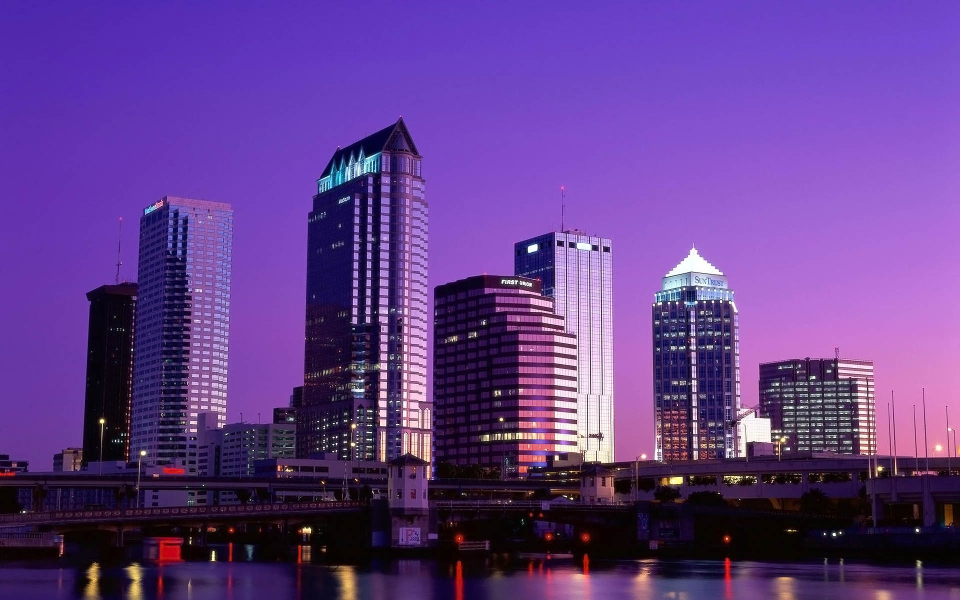
#> input picture image.jpg, 1920 x 1200 px (shown at 1/2 size)
$ jupyter execute '04)GEOMETRIC TRANSFORMATIONS.ipynb'
#> lines starting #> are read from the running program, lines starting #| are printed output that depends on the picture
# GEOMETRIC TRANSFORMATIONS

[cell 1]
import cv2
import numpy as np
from matplotlib import pyplot as plt

image = cv2.imread("image.jpg")
#> image is the input picture: shape (1200, 1920, 3); mean B, G, R 139.1, 61.4, 99.6

[cell 2]
height , width = image.shape[:2]
#> height = 1200; width = 1920

rotated_matrix = cv2.getRotationMatrix2D((width/2 , height/2) , 45 , 1)
rotated_image = cv2.warpAffine(image , rotated_matrix , (width,height))
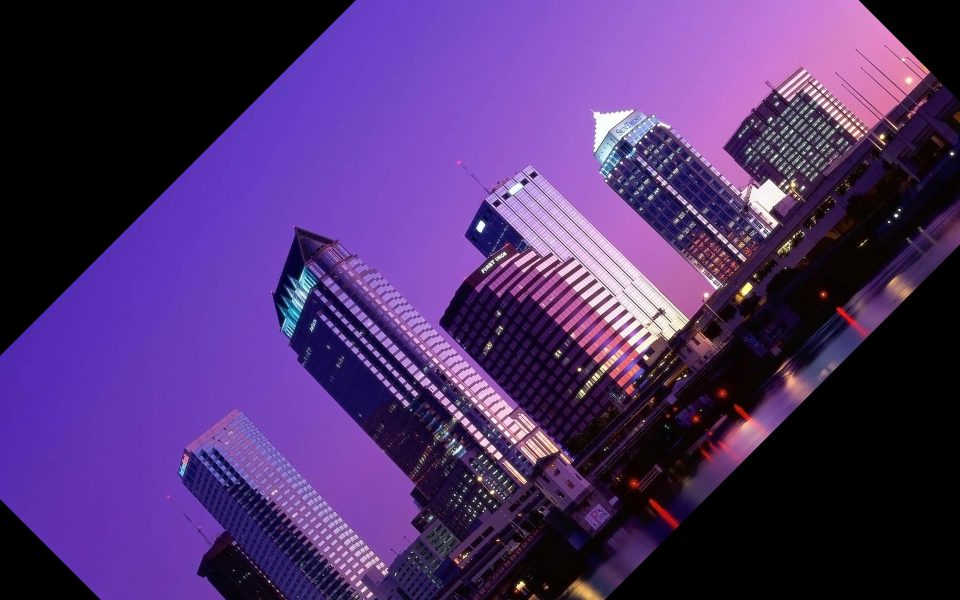
#> rotated_image: shape (1200, 1920, 3) (shown at 1/2 size); mean B, G, R 106.2, 48.2, 77.3

# Convert it in the RGB
rotated_rgb = cv2.cvtColor(rotated_image , cv2.COLOR_BGR2RGB)
original_rgb = cv2.cvtColor(image , cv2.COLOR_BGR2RGB)


plt.figure(figsize=(12, 5))

plt.subplot(1, 2, 1)
plt.imshow(original_rgb)
plt.title('🎨 Original')
plt.axis('off')

plt.subplot(1, 2, 2)
plt.imshow(rotated_rgb)
plt.title('🔄 Rotated 45°')
plt.axis('off')

plt.tight_layout()
plt.show()
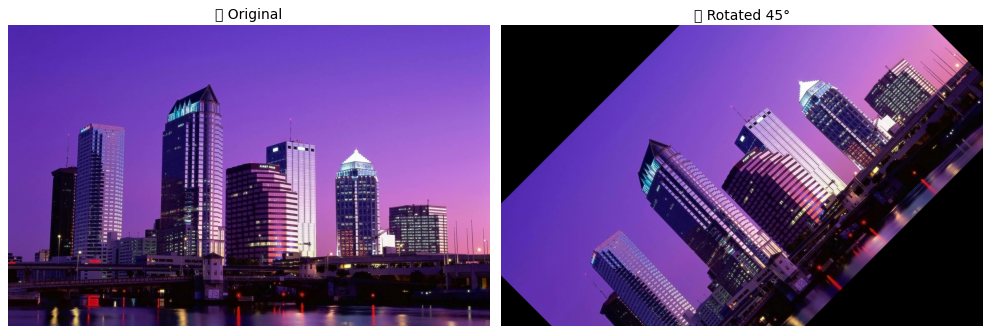
#> figure drawn by matplotlib, 2 panels

## Image Rotation :

1. `cv2.getRotationMatrix2D(center, angle, scale)`
   - Center : At which point you want to rotated . (X , Y).
   - angle  : How much you want to rotated . Ex : 30 , 45 ,....
   - Sale   : how much to zoom (1 means keep same size)
2. Apply the Rotation :
   - `rotated_image = cv2.warpAffine(image, rotation_matrix, (width, height))`.
   - `cv2.warpAffine` is like telling OpenCV:
   > “Take my image and warp (transform) it using this rotation recipe!”

[cell 3]
resized_image = cv2.resize(image , None , fx=0.5 , fy=0.5)
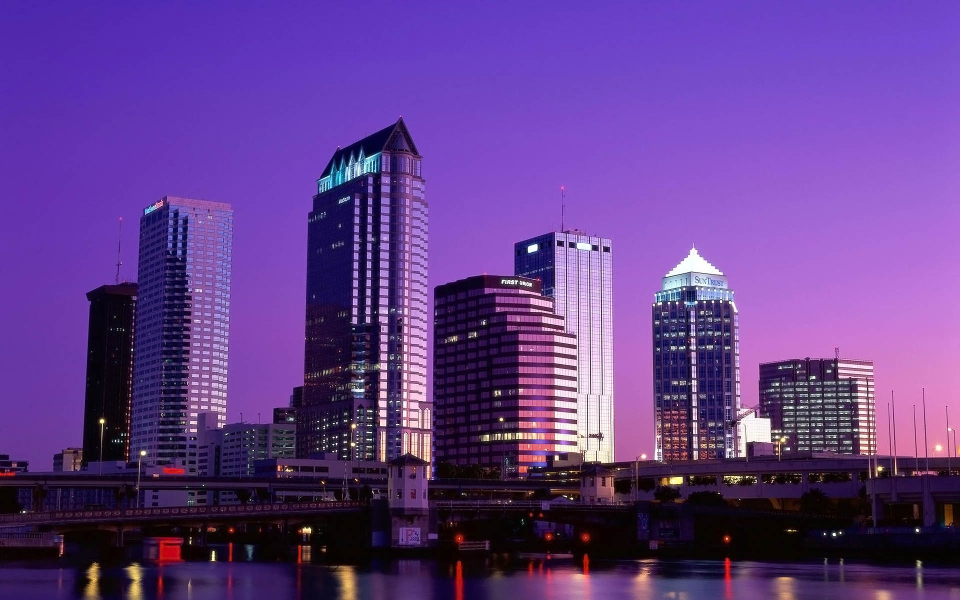
#> resized_image: shape (600, 960, 3); mean B, G, R 139.2, 61.5, 99.6
resized_image_rgb = cv2.cvtColor(image , cv2.COLOR_BGR2RGB)

print(f"📐 Original size: {image.shape[1]} x {image.shape[0]}")
#| 📐 Original size: 1920 x 1200
print(f"📏 Resized size: {resized_image.shape[1]} x {resized_image.shape[0]}")
#| 📏 Resized size: 960 x 600

plt.imshow(resized_image_rgb)
plt.title('📏 Resized Image (50%)')
plt.axis('off')
plt.show()
